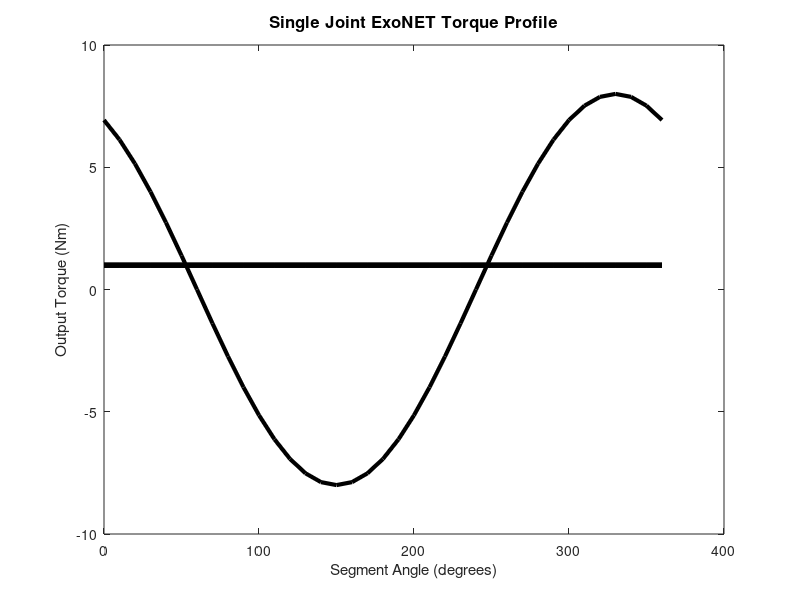

Recreate this plot in MATLAB.
clc
clear all
close all

% spring
l0=0;
k=1;

% segment1

theta1=60;
r1=2;
R1=[r1*cosd(theta1) r1*sind(theta1) 0];%r1_pos(1)+

deg1=0:10:360;%0:5:90;
phi1=deg1;%-90+deg1;
l1=4;

% computing torques
TAU=ones(length(phi1));
for i=1:length(phi1)
    L=[l1*cosd(phi1(i)), l1*sind(phi1(i)) ,0];%l_pos(2)+
    T=R1-L;
    T_norm = norm(T);
    F_vers = T./T_norm;
    F_mod=k*(T_norm-l0);
    F=F_mod*F_vers;
    torque=cross(L,F);
    TAU(i) = torque(3);
end

figure(1); % create figure number
plot(phi1,TAU,'k','LineWidth', 3, 'DisplayName', 'Link 1');
title(['Single Joint ExoNET Torque Profile'],'FontSize',12); % figure title
axis auto
xlabel('Segment Angle (degrees)'); 
ylabel('Output Torque (Nm)');